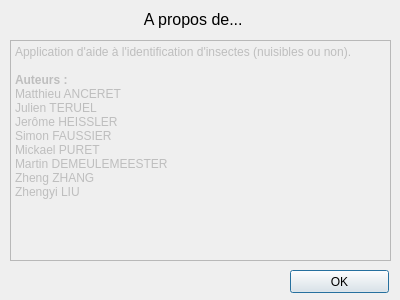
<?xml version="1.0" encoding="UTF-8"?>
<ui version="4.0">
 <class>AboutWindow</class>
 <widget class="QDialog" name="AboutWindow">
  <property name="geometry">
   <rect>
    <x>0</x>
    <y>0</y>
    <width>400</width>
    <height>300</height>
   </rect>
  </property>
  <property name="windowTitle">
   <string>Dialog</string>
  </property>
  <widget class="QLabel" name="label">
   <property name="geometry">
    <rect>
     <x>0</x>
     <y>9</y>
     <width>391</width>
     <height>21</height>
    </rect>
   </property>
   <property name="font">
    <font>
     <pointsize>12</pointsize>
    </font>
   </property>
   <property name="text">
    <string>A propos de... </string>
   </property>
   <property name="alignment">
    <set>Qt::AlignCenter</set>
   </property>
  </widget>
  <widget class="QTextBrowser" name="textBrowser">
   <property name="enabled">
    <bool>false</bool>
   </property>
   <property name="geometry">
    <rect>
     <x>10</x>
     <y>40</y>
     <width>381</width>
     <height>221</height>
    </rect>
   </property>
   <property name="html">
    <string>&lt;!DOCTYPE HTML PUBLIC &quot;-//W3C//DTD HTML 4.0//EN&quot; &quot;http://www.w3.org/TR/REC-html40/strict.dtd&quot;&gt;
&lt;html&gt;&lt;head&gt;&lt;meta name=&quot;qrichtext&quot; content=&quot;1&quot; /&gt;&lt;style type=&quot;text/css&quot;&gt;
p, li { white-space: pre-wrap; }
&lt;/style&gt;&lt;/head&gt;&lt;body style=&quot; font-family:'DejaVu Sans'; font-size:9pt; font-weight:400; font-style:normal;&quot;&gt;
&lt;p style=&quot; margin-top:0px; margin-bottom:0px; margin-left:0px; margin-right:0px; -qt-block-indent:0; text-indent:0px;&quot;&gt;Application d'aide à l'identification d'insectes (nuisibles ou non). &lt;/p&gt;
&lt;p style=&quot;-qt-paragraph-type:empty; margin-top:0px; margin-bottom:0px; margin-left:0px; margin-right:0px; -qt-block-indent:0; text-indent:0px;&quot;&gt;&lt;/p&gt;
&lt;p style=&quot; margin-top:0px; margin-bottom:0px; margin-left:0px; margin-right:0px; -qt-block-indent:0; text-indent:0px;&quot;&gt;&lt;span style=&quot; font-weight:600;&quot;&gt;Auteurs : &lt;/span&gt;&lt;/p&gt;
&lt;p style=&quot; margin-top:0px; margin-bottom:0px; margin-left:0px; margin-right:0px; -qt-block-indent:0; text-indent:0px;&quot;&gt;Matthieu ANCERET&lt;/p&gt;
&lt;p style=&quot; margin-top:0px; margin-bottom:0px; margin-left:0px; margin-right:0px; -qt-block-indent:0; text-indent:0px;&quot;&gt;Julien TERUEL&lt;/p&gt;
&lt;p style=&quot; margin-top:0px; margin-bottom:0px; margin-left:0px; margin-right:0px; -qt-block-indent:0; text-indent:0px;&quot;&gt;Jerôme HEISSLER&lt;/p&gt;
&lt;p style=&quot; margin-top:0px; margin-bottom:0px; margin-left:0px; margin-right:0px; -qt-block-indent:0; text-indent:0px;&quot;&gt;Simon FAUSSIER&lt;/p&gt;
&lt;p style=&quot; margin-top:0px; margin-bottom:0px; margin-left:0px; margin-right:0px; -qt-block-indent:0; text-indent:0px;&quot;&gt;Mickael PURET&lt;/p&gt;
&lt;p style=&quot; margin-top:0px; margin-bottom:0px; margin-left:0px; margin-right:0px; -qt-block-indent:0; text-indent:0px;&quot;&gt;Martin DEMEULEMEESTER&lt;/p&gt;
&lt;p style=&quot; margin-top:0px; margin-bottom:0px; margin-left:0px; margin-right:0px; -qt-block-indent:0; text-indent:0px;&quot;&gt;Zheng ZHANG&lt;/p&gt;
&lt;p style=&quot; margin-top:0px; margin-bottom:0px; margin-left:0px; margin-right:0px; -qt-block-indent:0; text-indent:0px;&quot;&gt;Zhengyi LIU&lt;/p&gt;
&lt;p style=&quot;-qt-paragraph-type:empty; margin-top:0px; margin-bottom:0px; margin-left:0px; margin-right:0px; -qt-block-indent:0; text-indent:0px;&quot;&gt;&lt;/p&gt;
&lt;p style=&quot;-qt-paragraph-type:empty; margin-top:0px; margin-bottom:0px; margin-left:0px; margin-right:0px; -qt-block-indent:0; text-indent:0px;&quot;&gt;&lt;/p&gt;&lt;/body&gt;&lt;/html&gt;</string>
   </property>
  </widget>
  <widget class="QPushButton" name="pushButton">
   <property name="geometry">
    <rect>
     <x>290</x>
     <y>270</y>
     <width>99</width>
     <height>23</height>
    </rect>
   </property>
   <property name="text">
    <string>OK</string>
   </property>
  </widget>
 </widget>
 <resources/>
 <connections/>
</ui>
